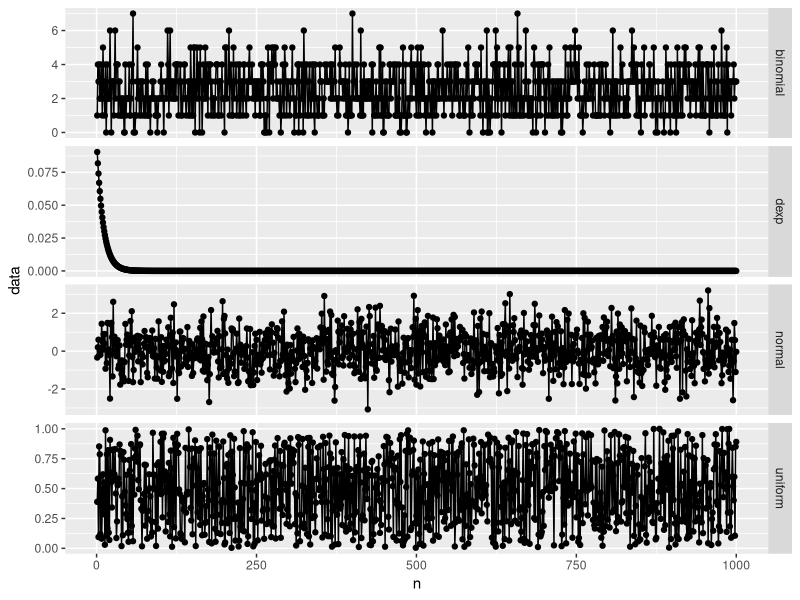
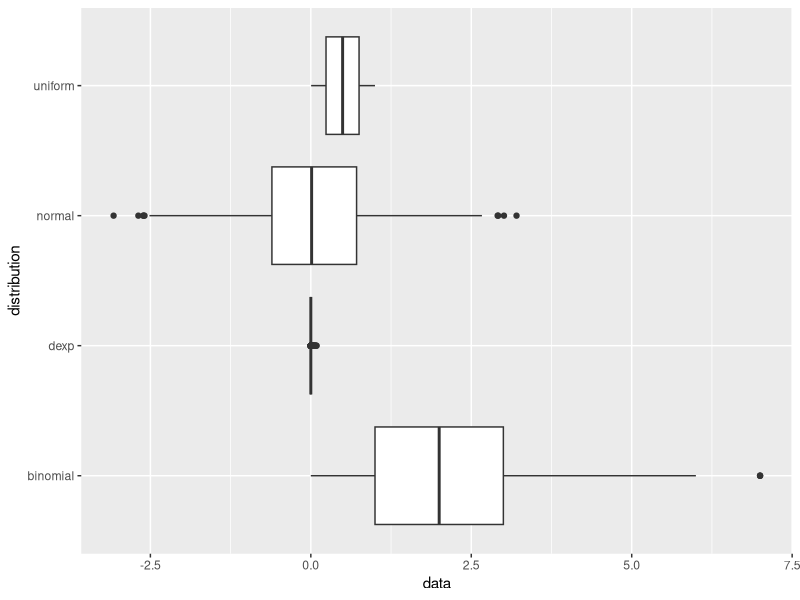

These charts were generated, in order, by the following R code:
library(tidyverse)

set.seed(999)

t_uni <- tibble(
  distribution = "uniform",
  n = 1:1000,
  data = runif(1000, min = 0, max = 1)
)

t_norm <- tibble(
  distribution = "normal",
  n = 1:1000,
  data = rnorm(1000, mean = 0, sd = 1)
)

t_binom <- tibble(
  distribution = "binomial",
  n = 1:1000,
  data = rbinom(1000, size = 10, prob = 0.25)
)

t_dexp <- tibble(
  distribution = "dexp",
  n = 1:1000,
  data = dexp(1:0.1:1000, rate = 0.1)
)

t <- rbind(
  t_uni,
  t_norm,
  t_binom,
  t_dexp
)

ggplot(t, aes(x = n, y = data)) +
  geom_line() +
  geom_point() +
  facet_grid(
    rows = vars(distribution),
    scales = "free_y"
  )

ggplot(t, aes(x = data, y = distribution)) +
  # geom_histogram()
  geom_boxplot()

write_tsv(t, "distribution.tsv")

write_tsv(t, "distribution_copy.tsv")
